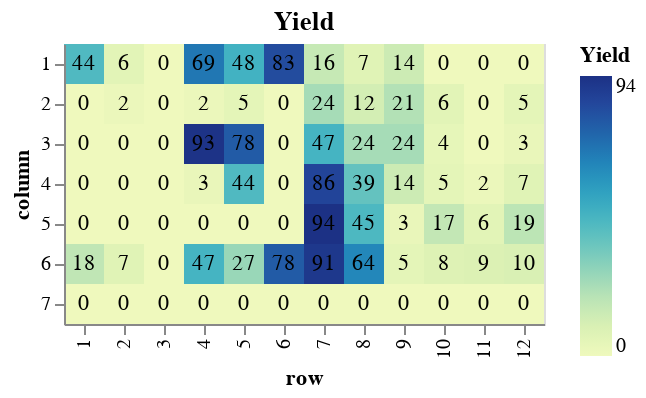

The notebook cell this image was saved under:
### Code cell
results_rounded = results_df
results_rounded['yield'] = results_rounded['yield'] * 100
results_rounded = results_rounded.round({'yield': 0})
#display(results_rounded['yield'])

heatmap = alt.Chart(results_rounded, title = 'Yield').mark_rect().encode(
            x=alt.X('row', sort=row_order),
            y=alt.Y('column'),
            color=alt.Color('yield', title="Yield")
            )
text = alt.Chart(results_rounded, title = 'Yield').mark_text().encode(
            x=alt.X('row', sort=row_order),
            y=alt.Y('column'),
            text='yield'
            )

display(heatmap + text)

### Figure 1 — Vega-Lite specification as saved in the notebook (floating-point values rounded to 4 significant figures)
{"config": {"view": {"continuousWidth": 400, "continuousHeight": 300}}, "layer": [{"mark": "rect", "encoding": {"color": {"type": "quantitative", "field": "yield", "title": "Yield"}, "x": {"type": "nominal", "field": "row", "sort": ["1", "2", "3", "4", "5", "6", "7", "8", "9", "10", "11", "12"]}, "y": {"type": "nominal", "field": "column"}}, "title": "Yield"}, {"mark": "text", "encoding": {"text": {"type": "quantitative", "field": "yield"}, "x": {"type": "nominal", "field": "row", "sort": ["1", "2", "3", "4", "5", "6", "7", "8", "9", "10", "11", "12"]}, "y": {"type": "nominal", "field": "column"}}, "title": "Yield"}], "data": {"name": "data-5cce2f20cfc922a719bfc29e5dfbce08"}, "$schema": "https://vega.github.io/schema/vega-lite/v4.8.1.json", "datasets": {"data-5cce2f20cfc922a719bfc29e5dfbce08": [{"2-chlorotoluene": 0.03148, "o-tolunitrile": 0.02613, "tetralin": 73250.0, "column": "1", "row": "1", "path": "/Users/haascp/Documents/GitHub/mocca/notebooks/cyanation_data/09072021_sample_4.txt", "conversion": 0.4753, "yield": 44.0}, {"2-chlorotoluene": 0.05329, "o-tolunitrile": 0.003443, "tetralin": 69470.0, "column": "1", "row": "2", "path": "/Users/haascp/Documents/GitHub/mocca/notebooks/cyanation_data/09072021_sample_5.txt", "conversion": 0.1119, "yield": 6.0}, {"2-chlorotoluene": 0.05638, "o-tolunitrile": 0.0, "tetralin": 67040.0, "column": "1", "row": "3", "path": "/Users/haascp/Documents/GitHub/mocca/notebooks/cyanation_data/09072021_sample_6.txt", "conversion": 0.0603, "yield": 0.0}, {"2-chlorotoluene": 0.0, "o-tolunitrile": 0.04117, "tetralin": 73070.0, "column": "1", "row": "4", "path": "/Users/haascp/Documents/GitHub/mocca/notebooks/cyanation_data/09072021_sample_7.txt", "conversion": 1.0, "yield": 69.0}, {"2-chlorotoluene": 0.0, "o-tolunitrile": 0.02908, "tetralin": 67100.0, "column": "1", "row": "5", "path": "/Users/haascp/Documents/GitHub/mocca/notebooks/cyanation_data/09072021_sample_8.txt", "conversion": 1.0, "yield": 48.0}, {"2-chlorotoluene": 0.0, "o-tolunitrile": 0.04972, "tetralin": 75700.0, "column": "1", "row": "6", "path": "/Users/haascp/Documents/GitHub/mocca/notebooks/cyanation_data/09072021_sample_9.txt", "conversion": 1.0, "yield": 83.0}, {"2-chlorotoluene": 0.04007, "o-tolunitrile": 0.009352, "tetralin": 93870.0, "column": "1", "row": "7", "path": "/Users/haascp/Documents/GitHub/mocca/notebooks/cyanation_data/09072021_sample_10.txt", "conversion": 0.3321, "yield": 16.0}, {"2-chlorotoluene": 0.04976, "o-tolunitrile": 0.004045, "tetralin": 59540.0, "column": "1", "row": "8", "path": "/Users/haascp/Documents/GitHub/mocca/notebooks/cyanation_data/09072021_sample_11.txt", "conversion": 0.1707, "yield": 7.0}, {"2-chlorotoluene": 0.04677, "o-tolunitrile": 0.008277, "tetralin": 65950.0, "column": "1", "row": "9", "path": "/Users/haascp/Documents/GitHub/mocca/notebooks/cyanation_data/09072021_sample_12.txt", "conversion": 0.2205, "yield": 14.0}, {"2-chlorotoluene": 0.04778, "o-tolunitrile": 0.0, "tetralin": 64660.0, "column": "1", "row": "10", "path": "/Users/haascp/Documents/GitHub/mocca/notebooks/cyanation_data/09072021_sample_13.txt", "conversion": 0.2036, "yield": 0.0}, {"2-chlorotoluene": 0.0461, "o-tolunitrile": 0.0, "tetralin": 62900.0, "column": "1", "row": "11", "path": "/Users/haascp/Documents/GitHub/mocca/notebooks/cyanation_data/09072021_sample_14.txt", "conversion": 0.2317, "yield": 0.0}, {"2-chlorotoluene": 0.04832, "o-tolunitrile": 0.0, "tetralin": 60780.0, "column": "1", "row": "12", "path": "/Users/haascp/Documents/GitHub/mocca/notebooks/cyanation_data/09072021_sample_15.txt", "conversion": 0.1947, "yield": 0.0}, {"2-chlorotoluene": 0.05905, "o-tolunitrile": 0.0, "tetralin": 69390.0, "column": "2", "row": "1", "path": "/Users/haascp/Documents/GitHub/mocca/notebooks/cyanation_data/09072021_sample_16.txt", "conversion": 0.01591, "yield": 0.0}, {"2-chlorotoluene": 0.05775, "o-tolunitrile": 0.0014, "tetralin": 63090.0, "column": "2", "row": "2", "path": "/Users/haascp/Documents/GitHub/mocca/notebooks/cyanation_data/09072021_sample_17.txt", "conversion": 0.03748, "yield": 2.0}, {"2-chlorotoluene": 0.05736, "o-tolunitrile": 0.0, "tetralin": 67850.0, "column": "2", "row": "3", "path": "/Users/haascp/Documents/GitHub/mocca/notebooks/cyanation_data/09072021_sample_18.txt", "conversion": 0.04406, "yield": 0.0}, {"2-chlorotoluene": 0.05588, "o-tolunitrile": 0.001308, "tetralin": 68080.0, "column": "2", "row": "4", "path": "/Users/haascp/Documents/GitHub/mocca/notebooks/cyanation_data/09072021_sample_19.txt", "conversion": 0.06872, "yield": 2.0}, {"2-chlorotoluene": 0.05712, "o-tolunitrile": 0.002932, "tetralin": 60870.0, "column": "2", "row": "5", "path": "/Users/haascp/Documents/GitHub/mocca/notebooks/cyanation_data/09072021_sample_20.txt", "conversion": 0.04803, "yield": 5.0}, {"2-chlorotoluene": 0.06032, "o-tolunitrile": 0.0, "tetralin": 62490.0, "column": "2", "row": "6", "path": "/Users/haascp/Documents/GitHub/mocca/notebooks/cyanation_data/09072021_sample_21.txt", "conversion": -0.005336, "yield": 0.0}, {"2-chlorotoluene": 0.04818, "o-tolunitrile": 0.0144, "tetralin": 63950.0, "column": "2", "row": "7", "path": "/Users/haascp/Documents/GitHub/mocca/notebooks/cyanation_data/09072021_sample_22.txt", "conversion": 0.197, "yield": 24.0}, {"2-chlorotoluene": 0.0502, "o-tolunitrile": 0.006949, "tetralin": 59610.0, "column": "2", "row": "8", "path": "/Users/haascp/Documents/GitHub/mocca/notebooks/cyanation_data/09072021_sample_23.txt", "conversion": 0.1634, "yield": 12.0}, {"2-chlorotoluene": 0.04464, "o-tolunitrile": 0.01279, "tetralin": 60800.0, "column": "2", "row": "9", "path": "/Users/haascp/Documents/GitHub/mocca/notebooks/cyanation_data/09072021_sample_24.txt", "conversion": 0.2559, "yield": 21.0}, {"2-chlorotoluene": 0.04388, "o-tolunitrile": 0.003407, "tetralin": 64360.0, "column": "2", "row": "10", "path": "/Users/haascp/Documents/GitHub/mocca/notebooks/cyanation_data/09072021_sample_25.txt", "conversion": 0.2687, "yield": 6.0}, {"2-chlorotoluene": 0.03869, "o-tolunitrile": 0.0, "tetralin": 58060.0, "column": "2", "row": "11", "path": "/Users/haascp/Documents/GitHub/mocca/notebooks/cyanation_data/09072021_sample_26.txt", "conversion": 0.3552, "yield": 0.0}, {"2-chlorotoluene": 0.04473, "o-tolunitrile": 0.00326, "tetralin": 94320.0, "column": "2", "row": "12", "path": "/Users/haascp/Documents/GitHub/mocca/notebooks/cyanation_data/09072021_sample_27.txt", "conversion": 0.2545, "yield": 5.0}, {"2-chlorotoluene": 0.05693, "o-tolunitrile": 0.0, "tetralin": 67550.0, "column": "3", "row": "1", "path": "/Users/haascp/Documents/GitHub/mocca/notebooks/cyanation_data/09072021_sample_28.txt", "conversion": 0.05121, "yield": 0.0}, {"2-chlorotoluene": 0.05966, "o-tolunitrile": 0.0, "tetralin": 62010.0, "column": "3", "row": "2", "path": "/Users/haascp/Documents/GitHub/mocca/notebooks/cyanation_data/09072021_sample_29.txt", "conversion": 0.005628, "yield": 0.0}, {"2-chlorotoluene": 0.06029, "o-tolunitrile": 0.0, "tetralin": 63640.0, "column": "3", "row": "3", "path": "/Users/haascp/Documents/GitHub/mocca/notebooks/cyanation_data/09072021_sample_30.txt", "conversion": -0.004799, "yield": 0.0}, {"2-chlorotoluene": 0.0, "o-tolunitrile": 0.05584, "tetralin": 65250.0, "column": "3", "row": "4", "path": "/Users/haascp/Documents/GitHub/mocca/notebooks/cyanation_data/09072021_sample_31.txt", "conversion": 1.0, "yield": 93.0}, {"2-chlorotoluene": 0.0, "o-tolunitrile": 0.04693, "tetralin": 60330.0, "column": "3", "row": "5", "path": "/Users/haascp/Documents/GitHub/mocca/notebooks/cyanation_data/09072021_sample_32.txt", "conversion": 1.0, "yield": 78.0}, {"2-chlorotoluene": 0.06076, "o-tolunitrile": 0.0, "tetralin": 60340.0, "column": "3", "row": "6", "path": "/Users/haascp/Documents/GitHub/mocca/notebooks/cyanation_data/09072021_sample_33.txt", "conversion": -0.01272, "yield": 0.0}, {"2-chlorotoluene": 0.03327, "o-tolunitrile": 0.02833, "tetralin": 62550.0, "column": "3", "row": "7", "path": "/Users/haascp/Documents/GitHub/mocca/notebooks/cyanation_data/09072021_sample_34.txt", "conversion": 0.4454, "yield": 47.0}, {"2-chlorotoluene": 0.03805, "o-tolunitrile": 0.01441, "tetralin": 58480.0, "column": "3", "row": "8", "path": "/Users/haascp/Documents/GitHub/mocca/notebooks/cyanation_data/09072021_sample_35.txt", "conversion": 0.3658, "yield": 24.0}, {"2-chlorotoluene": 0.04287, "o-tolunitrile": 0.01466, "tetralin": 70280.0, "column": "3", "row": "9", "path": "/Users/haascp/Documents/GitHub/mocca/notebooks/cyanation_data/09072021_sample_36.txt", "conversion": 0.2855, "yield": 24.0}, {"2-chlorotoluene": 0.04247, "o-tolunitrile": 0.002116, "tetralin": 61700.0, "column": "3", "row": "10", "path": "/Users/haascp/Documents/GitHub/mocca/notebooks/cyanation_data/09072021_sample_37.txt", "conversion": 0.2921, "yield": 4.0}, {"2-chlorotoluene": 0.03908, "o-tolunitrile": 0.0, "tetralin": 66810.0, "column": "3", "row": "11", "path": "/Users/haascp/Documents/GitHub/mocca/notebooks/cyanation_data/09072021_sample_38.txt", "conversion": 0.3486, "yield": 0.0}, {"2-chlorotoluene": 0.04084, "o-tolunitrile": 0.002051, "tetralin": 129700.0, "column": "3", "row": "12", "path": "/Users/haascp/Documents/GitHub/mocca/notebooks/cyanation_data/09072021_sample_39.txt", "conversion": 0.3193, "yield": 3.0}, {"2-chlorotoluene": 0.05973, "o-tolunitrile": 0.0, "tetralin": 71570.0, "column": "4", "row": "1", "path": "/Users/haascp/Documents/GitHub/mocca/notebooks/cyanation_data/09072021_sample_40.txt", "conversion": 0.004445, "yield": 0.0}, {"2-chlorotoluene": 0.05723, "o-tolunitrile": 0.0, "tetralin": 70850.0, "column": "4", "row": "2", "path": "/Users/haascp/Documents/GitHub/mocca/notebooks/cyanation_data/09072021_sample_41.txt", "conversion": 0.04617, "yield": 0.0}, {"2-chlorotoluene": 0.06061, "o-tolunitrile": 0.0, "tetralin": 72610.0, "column": "4", "row": "3", "path": "/Users/haascp/Documents/GitHub/mocca/notebooks/cyanation_data/09072021_sample_42.txt", "conversion": -0.01025, "yield": 0.0}, {"2-chlorotoluene": 0.05824, "o-tolunitrile": 0.001538, "tetralin": 76400.0, "column": "4", "row": "4", "path": "/Users/haascp/Documents/GitHub/mocca/notebooks/cyanation_data/09072021_sample_43.txt", "conversion": 0.02939, "yield": 3.0}, {"2-chlorotoluene": 0.0334, "o-tolunitrile": 0.02656, "tetralin": 66670.0, "column": "4", "row": "5", "path": "/Users/haascp/Documents/GitHub/mocca/notebooks/cyanation_data/09072021_sample_44.txt", "conversion": 0.4434, "yield": 44.0}, {"2-chlorotoluene": 0.06201, "o-tolunitrile": 0.0, "tetralin": 68300.0, "column": "4", "row": "6", "path": "/Users/haascp/Documents/GitHub/mocca/notebooks/cyanation_data/09072021_sample_45.txt", "conversion": -0.03357, "yield": 0.0}, {"2-chlorotoluene": 0.01173, "o-tolunitrile": 0.05143, "tetralin": 69340.0, "column": "4", "row": "7", "path": "/Users/haascp/Documents/GitHub/mocca/notebooks/cyanation_data/09072021_sample_46.txt", "conversion": 0.8045, "yield": 86.0}, {"2-chlorotoluene": 0.03396, "o-tolunitrile": 0.02328, "tetralin": 64920.0, "column": "4", "row": "8", "path": "/Users/haascp/Documents/GitHub/mocca/notebooks/cyanation_data/09072021_sample_47.txt", "conversion": 0.4339, "yield": 39.0}, {"2-chlorotoluene": 0.04114, "o-tolunitrile": 0.008565, "tetralin": 104400.0, "column": "4", "row": "9", "path": "/Users/haascp/Documents/GitHub/mocca/notebooks/cyanation_data/09072021_sample_48.txt", "conversion": 0.3144, "yield": 14.0}, {"2-chlorotoluene": 0.04627, "o-tolunitrile": 0.003185, "tetralin": 62920.0, "column": "4", "row": "10", "path": "/Users/haascp/Documents/GitHub/mocca/notebooks/cyanation_data/09072021_sample_49.txt", "conversion": 0.2288, "yield": 5.0}, {"2-chlorotoluene": 0.0416, "o-tolunitrile": 0.001309, "tetralin": 84620.0, "column": "4", "row": "11", "path": "/Users/haascp/Documents/GitHub/mocca/notebooks/cyanation_data/09072021_sample_50.txt", "conversion": 0.3067, "yield": 2.0}, {"2-chlorotoluene": 0.03296, "o-tolunitrile": 0.004478, "tetralin": 194700.0, "column": "4", "row": "12", "path": "/Users/haascp/Documents/GitHub/mocca/notebooks/cyanation_data/09072021_sample_51.txt", "conversion": 0.4507, "yield": 7.0}, {"2-chlorotoluene": 0.05782, "o-tolunitrile": 0.0, "tetralin": 63430.0, "column": "5", "row": "1", "path": "/Users/haascp/Documents/GitHub/mocca/notebooks/cyanation_data/09072021_sample_52.txt", "conversion": 0.03639, "yield": 0.0}, {"2-chlorotoluene": 0.05918, "o-tolunitrile": 0.0, "tetralin": 60730.0, "column": "5", "row": "2", "path": "/Users/haascp/Documents/GitHub/mocca/notebooks/cyanation_data/09072021_sample_53.txt", "conversion": 0.01364, "yield": 0.0}, {"2-chlorotoluene": 0.06202, "o-tolunitrile": 0.0, "tetralin": 59230.0, "column": "5", "row": "3", "path": "/Users/haascp/Documents/GitHub/mocca/notebooks/cyanation_data/09072021_sample_54.txt", "conversion": -0.0336, "yield": 0.0}, {"2-chlorotoluene": 0.06007, "o-tolunitrile": 0.0, "tetralin": 66690.0, "column": "5", "row": "4", "path": "/Users/haascp/Documents/GitHub/mocca/notebooks/cyanation_data/09072021_sample_55.txt", "conversion": -0.001205, "yield": 0.0}, {"2-chlorotoluene": 0.05781, "o-tolunitrile": 0.0, "tetralin": 62040.0, "column": "5", "row": "5", "path": "/Users/haascp/Documents/GitHub/mocca/notebooks/cyanation_data/09072021_sample_56.txt", "conversion": 0.03651, "yield": 0.0}, {"2-chlorotoluene": 0.06143, "o-tolunitrile": 0.0, "tetralin": 63050.0, "column": "5", "row": "6", "path": "/Users/haascp/Documents/GitHub/mocca/notebooks/cyanation_data/09072021_sample_57.txt", "conversion": -0.02377, "yield": 0.0}, {"2-chlorotoluene": 0.0, "o-tolunitrile": 0.05655, "tetralin": 67180.0, "column": "5", "row": "7", "path": "/Users/haascp/Documents/GitHub/mocca/notebooks/cyanation_data/09072021_sample_58.txt", "conversion": 1.0, "yield": 94.0}, {"2-chlorotoluene": 0.03168, "o-tolunitrile": 0.02679, "tetralin": 57340.0, "column": "5", "row": "8", "path": "/Users/haascp/Documents/GitHub/mocca/notebooks/cyanation_data/09072021_sample_59.txt", "conversion": 0.4719, "yield": 45.0}, {"2-chlorotoluene": 0.04987, "o-tolunitrile": 0.00184, "tetralin": 79010.0, "column": "5", "row": "9", "path": "/Users/haascp/Documents/GitHub/mocca/notebooks/cyanation_data/09072021_sample_60.txt", "conversion": 0.1688, "yield": 3.0}, {"2-chlorotoluene": 0.04081, "o-tolunitrile": 0.0101, "tetralin": 62810.0, "column": "5", "row": "10", "path": "/Users/haascp/Documents/GitHub/mocca/notebooks/cyanation_data/09072021_sample_61.txt", "conversion": 0.3199, "yield": 17.0}, {"2-chlorotoluene": 0.03564, "o-tolunitrile": 0.003328, "tetralin": 142900.0, "column": "5", "row": "11", "path": "/Users/haascp/Documents/GitHub/mocca/notebooks/cyanation_data/09072021_sample_62.txt", "conversion": 0.406, "yield": 6.0}, {"2-chlorotoluene": 0.03819, "o-tolunitrile": 0.01123, "tetralin": 94160.0, "column": "5", "row": "12", "path": "/Users/haascp/Documents/GitHub/mocca/notebooks/cyanation_data/09072021_sample_63.txt", "conversion": 0.3636, "yield": 19.0}, {"2-chlorotoluene": 0.04895, "o-tolunitrile": 0.01082, "tetralin": 60260.0, "column": "6", "row": "1", "path": "/Users/haascp/Documents/GitHub/mocca/notebooks/cyanation_data/09072021_sample_64.txt", "conversion": 0.1842, "yield": 18.0}, {"2-chlorotoluene": 0.05462, "o-tolunitrile": 0.004116, "tetralin": 59100.0, "column": "6", "row": "2", "path": "/Users/haascp/Documents/GitHub/mocca/notebooks/cyanation_data/09072021_sample_65.txt", "conversion": 0.0897, "yield": 7.0}, {"2-chlorotoluene": 0.05755, "o-tolunitrile": 0.0, "tetralin": 74630.0, "column": "6", "row": "3", "path": "/Users/haascp/Documents/GitHub/mocca/notebooks/cyanation_data/09072021_sample_66.txt", "conversion": 0.04083, "yield": 0.0}, {"2-chlorotoluene": 0.03018, "o-tolunitrile": 0.0282, "tetralin": 61410.0, "column": "6", "row": "4", "path": "/Users/haascp/Documents/GitHub/mocca/notebooks/cyanation_data/09072021_sample_67.txt", "conversion": 0.4969, "yield": 47.0}, {"2-chlorotoluene": 0.0394, "o-tolunitrile": 0.0162, "tetralin": 58510.0, "column": "6", "row": "5", "path": "/Users/haascp/Documents/GitHub/mocca/notebooks/cyanation_data/09072021_sample_68.txt", "conversion": 0.3433, "yield": 27.0}, {"2-chlorotoluene": 0.0, "o-tolunitrile": 0.04659, "tetralin": 61410.0, "column": "6", "row": "6", "path": "/Users/haascp/Documents/GitHub/mocca/notebooks/cyanation_data/09072021_sample_69.txt", "conversion": 1.0, "yield": 78.0}, {"2-chlorotoluene": 0.0066, "o-tolunitrile": 0.05486, "tetralin": 76380.0, "column": "6", "row": "7", "path": "/Users/haascp/Documents/GitHub/mocca/notebooks/cyanation_data/09072021_sample_70.txt", "conversion": 0.89, "yield": 91.0}, {"2-chlorotoluene": 0.01628, "o-tolunitrile": 0.03821, "tetralin": 110300.0, "column": "6", "row": "8", "path": "/Users/haascp/Documents/GitHub/mocca/notebooks/cyanation_data/09072021_sample_71.txt", "conversion": 0.7286, "yield": 64.0}, {"2-chlorotoluene": 0.05302, "o-tolunitrile": 0.002881, "tetralin": 72200.0, "column": "6", "row": "9", "path": "/Users/haascp/Documents/GitHub/mocca/notebooks/cyanation_data/09072021_sample_72.txt", "conversion": 0.1164, "yield": 5.0}, {"2-chlorotoluene": 0.04151, "o-tolunitrile": 0.004777, "tetralin": 95300.0, "column": "6", "row": "10", "path": "/Users/haascp/Documents/GitHub/mocca/notebooks/cyanation_data/09072021_sample_73.txt", "conversion": 0.3082, "yield": 8.0}, {"2-chlorotoluene": 0.02677, "o-tolunitrile": 0.005269, "tetralin": 212300.0, "column": "6", "row": "11", "path": "/Users/haascp/Documents/GitHub/mocca/notebooks/cyanation_data/09072021_sample_74.txt", "conversion": 0.5538, "yield": 9.0}, {"2-chlorotoluene": 0.04189, "o-tolunitrile": 0.006206, "tetralin": 61090.0, "column": "6", "row": "12", "path": "/Users/haascp/Documents/GitHub/mocca/notebooks/cyanation_data/09072021_sample_75.txt", "conversion": 0.3019, "yield": 10.0}, {"2-chlorotoluene": 0.05791, "o-tolunitrile": 0.0, "tetralin": 62670.0, "column": "7", "row": "1", "path": "/Users/haascp/Documents/GitHub/mocca/notebooks/cyanation_data/09072021_sample_76.txt", "conversion": 0.0349, "yield": 0.0}, {"2-chlorotoluene": 0.05715, "o-tolunitrile": 0.0, "tetralin": 86690.0, "column": "7", "row": "2", "path": "/Users/haascp/Documents/GitHub/mocca/notebooks/cyanation_data/09072021_sample_77.txt", "conversion": 0.04745, "yield": 0.0}, {"2-chlorotoluene": 0.05603, "o-tolunitrile": 0.0, "tetralin": 75630.0, "column": "7", "row": "3", "path": "/Users/haascp/Documents/GitHub/mocca/notebooks/cyanation_data/09072021_sample_78.txt", "conversion": 0.06623, "yield": 0.0}, {"2-chlorotoluene": 0.05853, "o-tolunitrile": 0.0, "tetralin": 61120.0, "column": "7", "row": "4", "path": "/Users/haascp/Documents/GitHub/mocca/notebooks/cyanation_data/09072021_sample_79.txt", "conversion": 0.02456, "yield": 0.0}, {"2-chlorotoluene": 0.06153, "o-tolunitrile": 0.0, "tetralin": 56560.0, "column": "7", "row": "5", "path": "/Users/haascp/Documents/GitHub/mocca/notebooks/cyanation_data/09072021_sample_80.txt", "conversion": -0.02554, "yield": 0.0}, {"2-chlorotoluene": 0.0618, "o-tolunitrile": 0.0, "tetralin": 63510.0, "column": "7", "row": "6", "path": "/Users/haascp/Documents/GitHub/mocca/notebooks/cyanation_data/09072021_sample_81.txt", "conversion": -0.03002, "yield": 0.0}, {"2-chlorotoluene": 0.04864, "o-tolunitrile": 0.0, "tetralin": 138700.0, "column": "7", "row": "7", "path": "/Users/haascp/Documents/GitHub/mocca/notebooks/cyanation_data/09072021_sample_82.txt", "conversion": 0.1893, "yield": 0.0}, {"2-chlorotoluene": 0.05931, "o-tolunitrile": 0.0, "tetralin": 68630.0, "column": "7", "row": "8", "path": "/Users/haascp/Documents/GitHub/mocca/notebooks/cyanation_data/09072021_sample_83.txt", "conversion": 0.01142, "yield": 0.0}, {"2-chlorotoluene": 0.0589, "o-tolunitrile": 0.0, "tetralin": 77850.0, "column": "7", "row": "9", "path": "/Users/haascp/Documents/GitHub/mocca/notebooks/cyanation_data/09072021_sample_84.txt", "conversion": 0.01836, "yield": 0.0}, {"2-chlorotoluene": 0.04435, "o-tolunitrile": 0.0, "tetralin": 163400.0, "column": "7", "row": "10", "path": "/Users/haascp/Documents/GitHub/mocca/notebooks/cyanation_data/09072021_sample_85.txt", "conversion": 0.2608, "yield": 0.0}, {"2-chlorotoluene": 0.05298, "o-tolunitrile": 0.0, "tetralin": 64660.0, "column": "7", "row": "11", "path": "/Users/haascp/Documents/GitHub/mocca/notebooks/cyanation_data/09072021_sample_86.txt", "conversion": 0.1171, "yield": 0.0}, {"2-chlorotoluene": 0.05835, "o-tolunitrile": 0.0, "tetralin": 75710.0, "column": "7", "row": "12", "path": "/Users/haascp/Documents/GitHub/mocca/notebooks/cyanation_data/09072021_sample_87.txt", "conversion": 0.02745, "yield": 0.0}]}}
